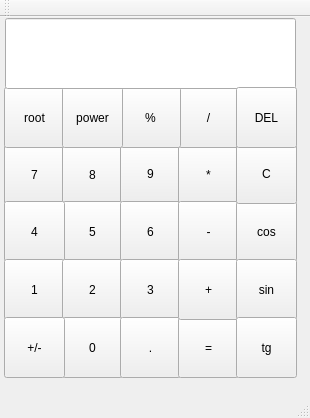
<?xml version="1.0" encoding="UTF-8"?>
<ui version="4.0">
 <class>MainWindow</class>
 <widget class="QMainWindow" name="MainWindow">
  <property name="geometry">
   <rect>
    <x>0</x>
    <y>0</y>
    <width>310</width>
    <height>418</height>
   </rect>
  </property>
  <property name="minimumSize">
   <size>
    <width>310</width>
    <height>418</height>
   </size>
  </property>
  <property name="maximumSize">
   <size>
    <width>310</width>
    <height>418</height>
   </size>
  </property>
  <property name="windowTitle">
   <string>MainWindow</string>
  </property>
  <widget class="QWidget" name="centralWidget">
   <widget class="QPushButton" name="Button_7">
    <property name="geometry">
     <rect>
      <x>4</x>
      <y>127</y>
      <width>61</width>
      <height>61</height>
     </rect>
    </property>
    <property name="styleSheet">
     <string notr="true">font: 75 16pt &quot;MS Shell Dlg 2&quot;;
font: 75 14pt &quot;MS Shell Dlg 2&quot;;</string>
    </property>
    <property name="text">
     <string>7</string>
    </property>
    <property name="shortcut">
     <string>7</string>
    </property>
    <attribute name="buttonGroup">
     <string notr="true">buttonGroup</string>
    </attribute>
   </widget>
   <widget class="QPushButton" name="Button_8">
    <property name="geometry">
     <rect>
      <x>62</x>
      <y>127</y>
      <width>61</width>
      <height>61</height>
     </rect>
    </property>
    <property name="styleSheet">
     <string notr="true">font: 75 16pt &quot;MS Shell Dlg 2&quot;;
font: 75 14pt &quot;MS Shell Dlg 2&quot;;</string>
    </property>
    <property name="text">
     <string>8</string>
    </property>
    <property name="shortcut">
     <string>8</string>
    </property>
    <attribute name="buttonGroup">
     <string notr="true">buttonGroup</string>
    </attribute>
   </widget>
   <widget class="QPushButton" name="Button_9">
    <property name="geometry">
     <rect>
      <x>120</x>
      <y>126</y>
      <width>61</width>
      <height>61</height>
     </rect>
    </property>
    <property name="styleSheet">
     <string notr="true">font: 75 16pt &quot;MS Shell Dlg 2&quot;;
font: 75 14pt &quot;MS Shell Dlg 2&quot;;</string>
    </property>
    <property name="text">
     <string>9</string>
    </property>
    <property name="shortcut">
     <string>9</string>
    </property>
    <attribute name="buttonGroup">
     <string notr="true">buttonGroup</string>
    </attribute>
   </widget>
   <widget class="QPushButton" name="Button_5">
    <property name="geometry">
     <rect>
      <x>62</x>
      <y>184</y>
      <width>61</width>
      <height>61</height>
     </rect>
    </property>
    <property name="styleSheet">
     <string notr="true">font: 75 16pt &quot;MS Shell Dlg 2&quot;;
font: 75 14pt &quot;MS Shell Dlg 2&quot;;</string>
    </property>
    <property name="text">
     <string>5</string>
    </property>
    <property name="shortcut">
     <string>5</string>
    </property>
    <attribute name="buttonGroup">
     <string notr="true">buttonGroup</string>
    </attribute>
   </widget>
   <widget class="QPushButton" name="Button_4">
    <property name="geometry">
     <rect>
      <x>4</x>
      <y>184</y>
      <width>61</width>
      <height>61</height>
     </rect>
    </property>
    <property name="styleSheet">
     <string notr="true">font: 75 16pt &quot;MS Shell Dlg 2&quot;;
font: 75 14pt &quot;MS Shell Dlg 2&quot;;</string>
    </property>
    <property name="text">
     <string>4</string>
    </property>
    <property name="shortcut">
     <string>4</string>
    </property>
    <attribute name="buttonGroup">
     <string notr="true">buttonGroup</string>
    </attribute>
   </widget>
   <widget class="QPushButton" name="Button_6">
    <property name="geometry">
     <rect>
      <x>120</x>
      <y>184</y>
      <width>61</width>
      <height>61</height>
     </rect>
    </property>
    <property name="styleSheet">
     <string notr="true">font: 75 16pt &quot;MS Shell Dlg 2&quot;;
font: 75 14pt &quot;MS Shell Dlg 2&quot;;</string>
    </property>
    <property name="text">
     <string>6</string>
    </property>
    <property name="shortcut">
     <string>6</string>
    </property>
    <attribute name="buttonGroup">
     <string notr="true">buttonGroup</string>
    </attribute>
   </widget>
   <widget class="QPushButton" name="Button_1">
    <property name="geometry">
     <rect>
      <x>4</x>
      <y>242</y>
      <width>61</width>
      <height>61</height>
     </rect>
    </property>
    <property name="styleSheet">
     <string notr="true">font: 75 16pt &quot;MS Shell Dlg 2&quot;;
font: 75 14pt &quot;MS Shell Dlg 2&quot;;</string>
    </property>
    <property name="text">
     <string>1</string>
    </property>
    <property name="shortcut">
     <string>1</string>
    </property>
    <attribute name="buttonGroup">
     <string notr="true">buttonGroup</string>
    </attribute>
   </widget>
   <widget class="QPushButton" name="Button_2">
    <property name="geometry">
     <rect>
      <x>62</x>
      <y>242</y>
      <width>61</width>
      <height>61</height>
     </rect>
    </property>
    <property name="styleSheet">
     <string notr="true">font: 75 16pt &quot;MS Shell Dlg 2&quot;;
font: 75 14pt &quot;MS Shell Dlg 2&quot;;</string>
    </property>
    <property name="text">
     <string>2</string>
    </property>
    <property name="shortcut">
     <string>2</string>
    </property>
    <attribute name="buttonGroup">
     <string notr="true">buttonGroup</string>
    </attribute>
   </widget>
   <widget class="QPushButton" name="Button_3">
    <property name="geometry">
     <rect>
      <x>120</x>
      <y>242</y>
      <width>61</width>
      <height>61</height>
     </rect>
    </property>
    <property name="styleSheet">
     <string notr="true">font: 75 16pt &quot;MS Shell Dlg 2&quot;;
font: 75 14pt &quot;MS Shell Dlg 2&quot;;</string>
    </property>
    <property name="text">
     <string>3</string>
    </property>
    <property name="shortcut">
     <string>3</string>
    </property>
    <attribute name="buttonGroup">
     <string notr="true">buttonGroup</string>
    </attribute>
   </widget>
   <widget class="QPushButton" name="Button_0">
    <property name="geometry">
     <rect>
      <x>62</x>
      <y>300</y>
      <width>61</width>
      <height>61</height>
     </rect>
    </property>
    <property name="styleSheet">
     <string notr="true">font: 75 16pt &quot;MS Shell Dlg 2&quot;;
font: 75 14pt &quot;MS Shell Dlg 2&quot;;</string>
    </property>
    <property name="text">
     <string>0</string>
    </property>
    <property name="shortcut">
     <string>0</string>
    </property>
   </widget>
   <widget class="QPushButton" name="Button_Sign">
    <property name="geometry">
     <rect>
      <x>4</x>
      <y>300</y>
      <width>61</width>
      <height>61</height>
     </rect>
    </property>
    <property name="styleSheet">
     <string notr="true">font: 75 16pt &quot;MS Shell Dlg 2&quot;;
font: 75 14pt &quot;MS Shell Dlg 2&quot;;</string>
    </property>
    <property name="text">
     <string>+/-</string>
    </property>
   </widget>
   <widget class="QPushButton" name="Button_Point">
    <property name="geometry">
     <rect>
      <x>120</x>
      <y>300</y>
      <width>61</width>
      <height>61</height>
     </rect>
    </property>
    <property name="styleSheet">
     <string notr="true">font: 75 16pt &quot;MS Shell Dlg 2&quot;;
font: 75 14pt &quot;MS Shell Dlg 2&quot;;</string>
    </property>
    <property name="text">
     <string>.</string>
    </property>
    <property name="shortcut">
     <string>.</string>
    </property>
   </widget>
   <widget class="QPushButton" name="Button_Mul">
    <property name="geometry">
     <rect>
      <x>178</x>
      <y>127</y>
      <width>61</width>
      <height>61</height>
     </rect>
    </property>
    <property name="styleSheet">
     <string notr="true">font: 75 16pt &quot;MS Shell Dlg 2&quot;;
font: 75 14pt &quot;MS Shell Dlg 2&quot;;</string>
    </property>
    <property name="text">
     <string>*</string>
    </property>
    <property name="shortcut">
     <string>*</string>
    </property>
   </widget>
   <widget class="QPushButton" name="Button_Eq">
    <property name="geometry">
     <rect>
      <x>178</x>
      <y>300</y>
      <width>61</width>
      <height>61</height>
     </rect>
    </property>
    <property name="styleSheet">
     <string notr="true">font: 75 16pt &quot;MS Shell Dlg 2&quot;;
font: 75 14pt &quot;MS Shell Dlg 2&quot;;</string>
    </property>
    <property name="text">
     <string>=</string>
    </property>
    <property name="shortcut">
     <string>=</string>
    </property>
   </widget>
   <widget class="QPushButton" name="Button_Sub">
    <property name="geometry">
     <rect>
      <x>178</x>
      <y>184</y>
      <width>61</width>
      <height>61</height>
     </rect>
    </property>
    <property name="styleSheet">
     <string notr="true">font: 75 16pt &quot;MS Shell Dlg 2&quot;;
font: 75 14pt &quot;MS Shell Dlg 2&quot;;</string>
    </property>
    <property name="text">
     <string>-</string>
    </property>
    <property name="shortcut">
     <string>-</string>
    </property>
   </widget>
   <widget class="QPushButton" name="Button_Add">
    <property name="geometry">
     <rect>
      <x>178</x>
      <y>242</y>
      <width>61</width>
      <height>61</height>
     </rect>
    </property>
    <property name="styleSheet">
     <string notr="true">font: 75 16pt &quot;MS Shell Dlg 2&quot;;
font: 75 14pt &quot;MS Shell Dlg 2&quot;;</string>
    </property>
    <property name="text">
     <string>+</string>
    </property>
    <property name="shortcut">
     <string>+</string>
    </property>
   </widget>
   <widget class="QPushButton" name="Button_DIV">
    <property name="geometry">
     <rect>
      <x>178</x>
      <y>70</y>
      <width>61</width>
      <height>61</height>
     </rect>
    </property>
    <property name="styleSheet">
     <string notr="true">font: 75 16pt &quot;MS Shell Dlg 2&quot;;
font: 75 14pt &quot;MS Shell Dlg 2&quot;;</string>
    </property>
    <property name="text">
     <string>/</string>
    </property>
    <property name="shortcut">
     <string>/</string>
    </property>
   </widget>
   <widget class="QPushButton" name="Button_cos">
    <property name="geometry">
     <rect>
      <x>236</x>
      <y>184</y>
      <width>61</width>
      <height>61</height>
     </rect>
    </property>
    <property name="styleSheet">
     <string notr="true">font: 75 16pt &quot;MS Shell Dlg 2&quot;;
font: 75 14pt &quot;MS Shell Dlg 2&quot;;</string>
    </property>
    <property name="text">
     <string>cos</string>
    </property>
   </widget>
   <widget class="QPushButton" name="Button_sin">
    <property name="geometry">
     <rect>
      <x>236</x>
      <y>242</y>
      <width>61</width>
      <height>61</height>
     </rect>
    </property>
    <property name="styleSheet">
     <string notr="true">font: 75 16pt &quot;MS Shell Dlg 2&quot;;
font: 75 14pt &quot;MS Shell Dlg 2&quot;;</string>
    </property>
    <property name="text">
     <string>sin</string>
    </property>
   </widget>
   <widget class="QPushButton" name="Button_tg">
    <property name="geometry">
     <rect>
      <x>236</x>
      <y>300</y>
      <width>61</width>
      <height>61</height>
     </rect>
    </property>
    <property name="styleSheet">
     <string notr="true">font: 75 16pt &quot;MS Shell Dlg 2&quot;;
font: 75 14pt &quot;MS Shell Dlg 2&quot;;</string>
    </property>
    <property name="text">
     <string>tg</string>
    </property>
   </widget>
   <widget class="QPushButton" name="Button_MOD">
    <property name="geometry">
     <rect>
      <x>120</x>
      <y>70</y>
      <width>61</width>
      <height>61</height>
     </rect>
    </property>
    <property name="styleSheet">
     <string notr="true">font: 75 16pt &quot;MS Shell Dlg 2&quot;;
font: 75 14pt &quot;MS Shell Dlg 2&quot;;</string>
    </property>
    <property name="text">
     <string>%</string>
    </property>
    <property name="shortcut">
     <string>%</string>
    </property>
   </widget>
   <widget class="QPushButton" name="Button_RT">
    <property name="geometry">
     <rect>
      <x>4</x>
      <y>70</y>
      <width>61</width>
      <height>61</height>
     </rect>
    </property>
    <property name="styleSheet">
     <string notr="true">font: 75 16pt &quot;MS Shell Dlg 2&quot;;
font: 75 14pt &quot;MS Shell Dlg 2&quot;;</string>
    </property>
    <property name="text">
     <string>root</string>
    </property>
   </widget>
   <widget class="QPushButton" name="Button_CE">
    <property name="geometry">
     <rect>
      <x>236</x>
      <y>126</y>
      <width>61</width>
      <height>61</height>
     </rect>
    </property>
    <property name="styleSheet">
     <string notr="true">font: 75 16pt &quot;MS Shell Dlg 2&quot;;
font: 75 14pt &quot;MS Shell Dlg 2&quot;;</string>
    </property>
    <property name="text">
     <string>C</string>
    </property>
   </widget>
   <widget class="QPushButton" name="Button_POW">
    <property name="geometry">
     <rect>
      <x>62</x>
      <y>70</y>
      <width>61</width>
      <height>61</height>
     </rect>
    </property>
    <property name="styleSheet">
     <string notr="true">font: 75 16pt &quot;MS Shell Dlg 2&quot;;
font: 75 14pt &quot;MS Shell Dlg 2&quot;;</string>
    </property>
    <property name="text">
     <string>power</string>
    </property>
    <property name="shortcut">
     <string>^</string>
    </property>
   </widget>
   <widget class="QLineEdit" name="label">
    <property name="geometry">
     <rect>
      <x>5</x>
      <y>1</y>
      <width>291</width>
      <height>71</height>
     </rect>
    </property>
    <property name="styleSheet">
     <string notr="true">font: 63 14pt &quot;Yu Gothic UI Semibold&quot;;</string>
    </property>
   </widget>
   <widget class="QPushButton" name="Button_DEL">
    <property name="geometry">
     <rect>
      <x>236</x>
      <y>70</y>
      <width>61</width>
      <height>61</height>
     </rect>
    </property>
    <property name="styleSheet">
     <string notr="true">font: 75 16pt &quot;MS Shell Dlg 2&quot;;
font: 75 14pt &quot;MS Shell Dlg 2&quot;;</string>
    </property>
    <property name="text">
     <string>DEL</string>
    </property>
    <property name="shortcut">
     <string>Backspace</string>
    </property>
   </widget>
  </widget>
  <widget class="QMenuBar" name="menuBar">
   <property name="geometry">
    <rect>
     <x>0</x>
     <y>0</y>
     <width>310</width>
     <height>21</height>
    </rect>
   </property>
  </widget>
  <widget class="QToolBar" name="mainToolBar">
   <attribute name="toolBarArea">
    <enum>TopToolBarArea</enum>
   </attribute>
   <attribute name="toolBarBreak">
    <bool>false</bool>
   </attribute>
  </widget>
  <widget class="QStatusBar" name="statusBar"/>
 </widget>
 <layoutdefault spacing="6" margin="11"/>
 <resources/>
 <connections/>
 <buttongroups>
  <buttongroup name="buttonGroup"/>
 </buttongroups>
</ui>
